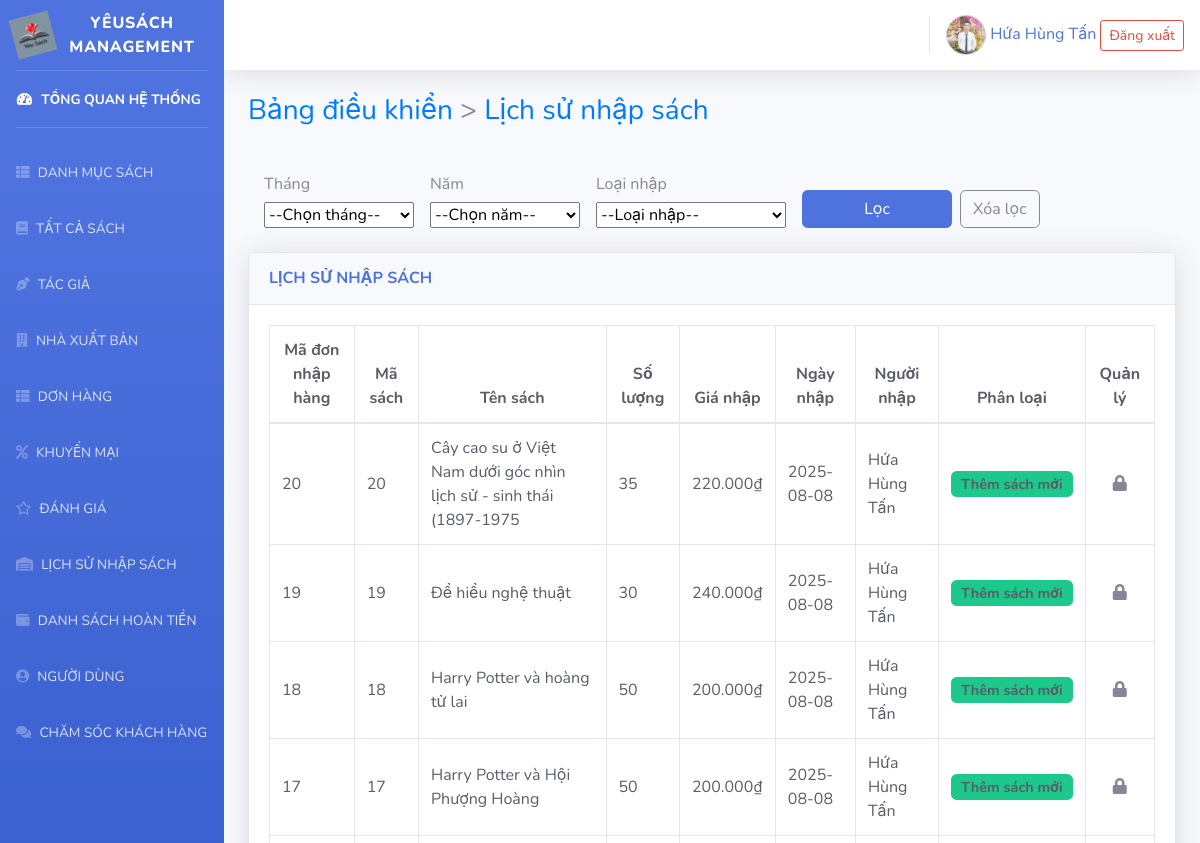
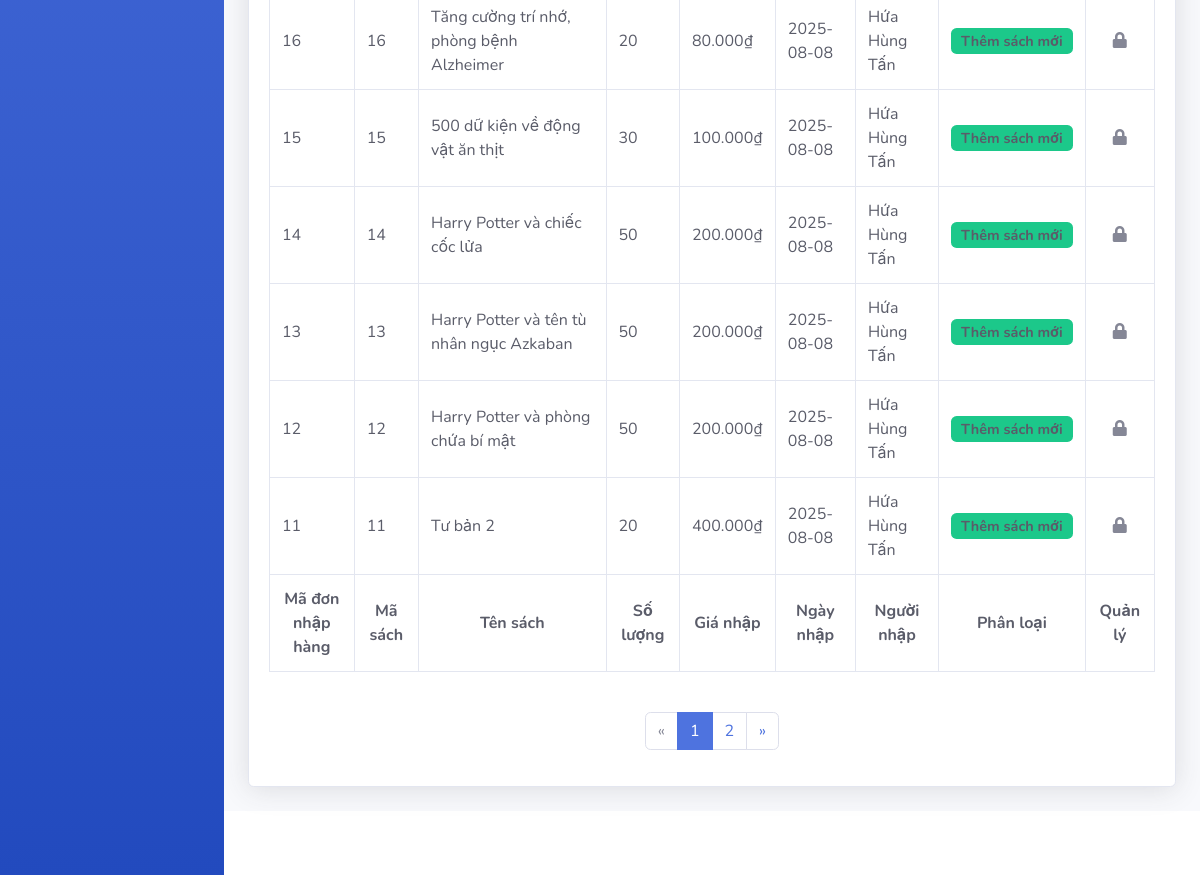
/bookshop/admin/listnhapkho.php (signed in), run on an earlier commit of the app's database (2 pictures, top to bottom).
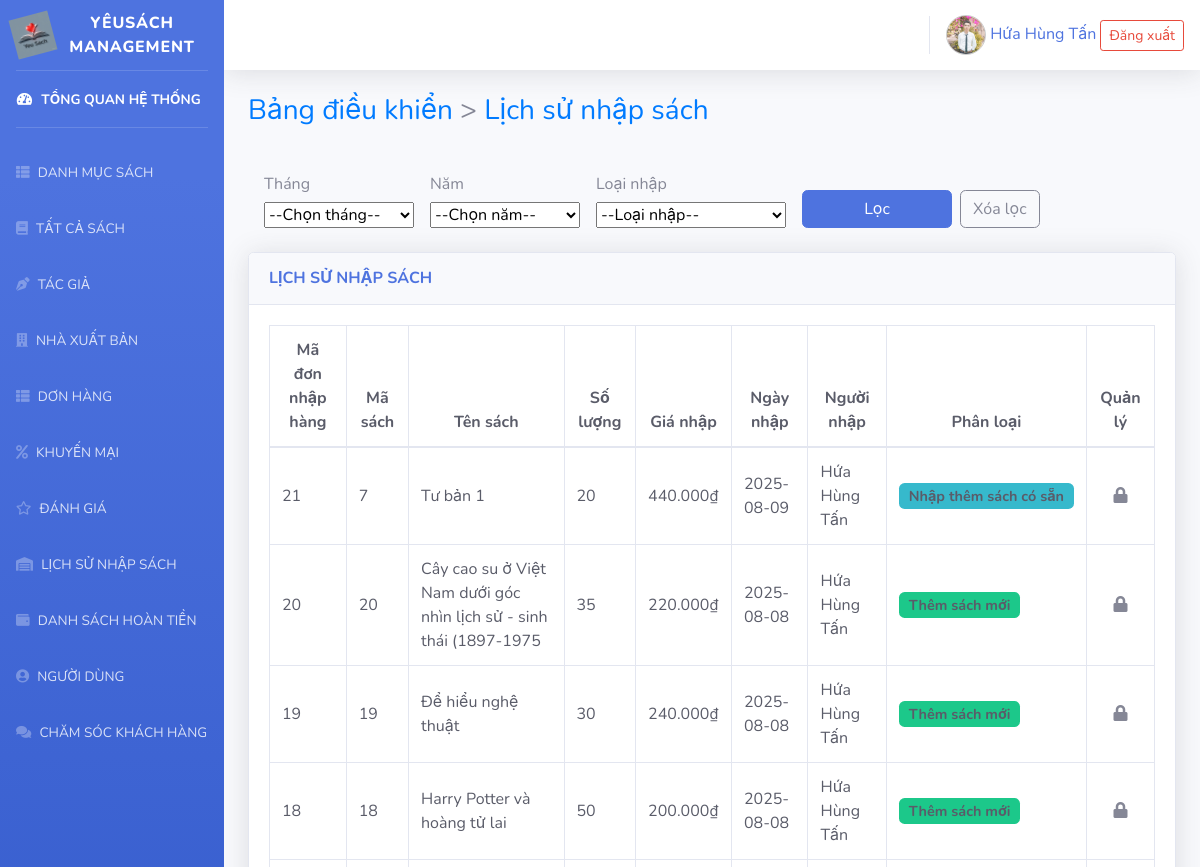
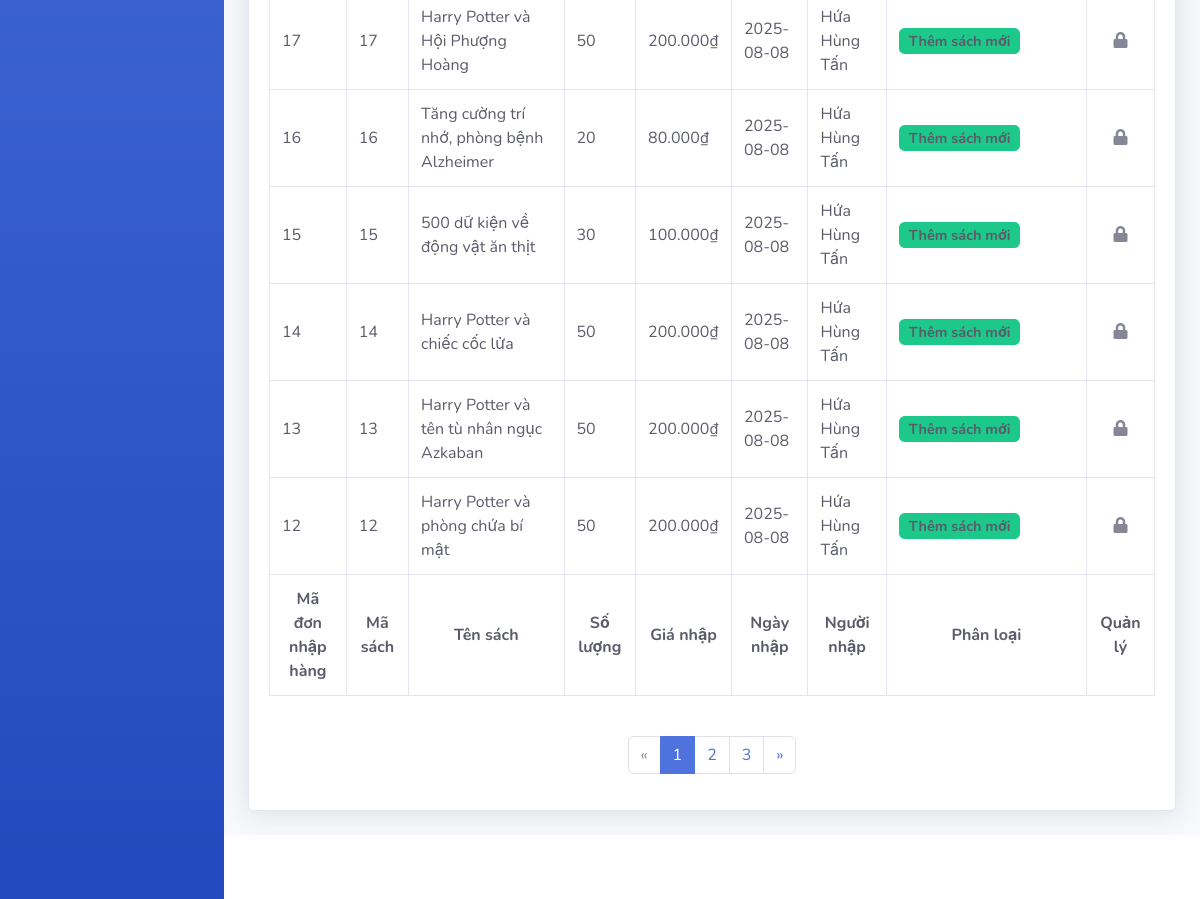
And on a later commit of the database (2 pictures, top to bottom).
### tables this page shows
CREATE TABLE `added_book` (
  `added_id` int(11) NOT NULL,
  `book_id` int(11) DEFAULT NULL,
  `price_in` decimal(10,2) DEFAULT NULL,
  `quantity` int(11) DEFAULT NULL,
  `type` enum('Thêm sách mới','Nhập thêm sách có sẵn') DEFAULT NULL,
  `added_by` int(11) DEFAULT 1,
  `added_date` date DEFAULT NULL
);

CREATE TABLE `books` (
  `book_id` int(11) NOT NULL,
  `name` varchar(255) NOT NULL,
  `description` text DEFAULT NULL,
  `price_in` decimal(10,2) DEFAULT NULL,
  `price_out` decimal(10,2) DEFAULT NULL,
  `price_discount` decimal(10,2) DEFAULT NULL,
  `quantity` int(11) DEFAULT 0,
  `sold` int(11) DEFAULT 0,
  `category_id` int(11) DEFAULT NULL,
  `publisher_id` int(11) DEFAULT NULL,
  `author_id` int(11) DEFAULT NULL,
  `rating` decimal(2,1) DEFAULT 3.0,
  `is_discounted` tinyint(1) DEFAULT 0,
  `created_at` timestamp NOT NULL DEFAULT current_timestamp(),
  `updated_at` timestamp NOT NULL DEFAULT current_timestamp() ON UPDATE current_timestamp(),
  `is_deleted` tinyint(1) DEFAULT 0
);

CREATE TABLE `users` (
  `user_id` int(11) NOT NULL,
  `email` varchar(100) NOT NULL,
  `password` varchar(255) NOT NULL,
  `role` enum('admin','customer') DEFAULT 'customer',
  `name` varchar(100) DEFAULT NULL,
  `avt` varchar(255) DEFAULT 'data_image/avatar/default.jpg',
  `phone` varchar(20) DEFAULT NULL,
  `address` text DEFAULT NULL,
  `created_at` timestamp NOT NULL DEFAULT current_timestamp(),
  `updated_at` timestamp NOT NULL DEFAULT current_timestamp() ON UPDATE current_timestamp(),
  `reset_token` varchar(255) DEFAULT NULL,
  `reset_token_expiry` datetime DEFAULT NULL,
  `is_deleted` tinyint(1) DEFAULT 0
);

### bookshop/admin/listnhapkho.php (the view, shortened to what the changed rows need)
<?php
require('includes/header.php');
require('../database/conn.php');
$page  = isset($_GET['page']) ? max(1, intval($_GET['page'])) : 1;
$limit = 10;
$offset = ($page - 1) * $limit;
$count_sql = "SELECT COUNT(*) AS total
              FROM added_book ab
              JOIN books b ON ab.book_id = b.book_id
              JOIN users u ON ab.added_by = u.user_id";
$count_result = mysqli_query($conn, $count_sql);
$total = mysqli_fetch_assoc($count_result)['total'];
$total_pages = ceil($total / $limit);
$sql_str = "SELECT ab.*, b.name AS book_name, u.name AS added_by_name
            FROM added_book ab
            JOIN books b ON ab.book_id = b.book_id
            JOIN users u ON ab.added_by = u.user_id";
$sql_str .= " ORDER BY ab.added_id desc LIMIT $limit OFFSET $offset";
$result = mysqli_query($conn, $sql_str);
?>
<div>
  <br>
  <div class="card shadow mb-4">
    <div class="card-body">
      <div class="table-responsive">
        <table class="table table-bordered text-dark fw-normal" id="dataTable" width="100%" cellspacing="0">
          <thead>
            <tr class="text-center">
              <th>Mã đơn nhập hàng</th>
              <th>Mã sách</th>
              <th>Tên sách</th>
              <th>Số lượng</th>
              <th>Giá nhập</th>
              <th>Ngày nhập</th>
              <th>Người nhập</th>
              <th>Phân loại</th>
              <th>Quản lý</th>
            </tr>
          </thead>
          <tfoot>
            <tr class="text-center">
              <th>Mã đơn nhập hàng</th>
              <th>Mã sách</th>
              <th>Tên sách</th>
              <th>Số lượng</th>
              <th>Giá nhập</th>
              <th>Ngày nhập</th>
              <th>Người nhập</th>
              <th>Phân loại</th>
              <th>Quản lý</th>
            </tr>
          </tfoot>
          <tbody>
            <?php while ($row = mysqli_fetch_assoc($result)): ?>
              <tr>
                <td><?= $row['added_id'] ?></td>
                <td><?= $row['book_id'] ?></td>
                <td><?= $row['book_name'] ?></td>
                <td><?= $row['quantity'] ?></td>
                <td><?= number_format($row['price_in'], 0, ',', '.') ?>₫</td>
                <td><?= $row['added_date'] ?></td>
                <td><?= $row['added_by_name'] ?></td>
                <td>
                  <?php if ($row['type'] === 'Thêm sách mới'): ?>
                    <span class="badge bg-success"><?= $row['type'] ?></span>
                  <?php else: ?>
                    <span class="badge bg-info text-dark"><?= $row['type'] ?></span>
                  <?php endif; ?>
                </td>
                <td class="text-center">
                  <i class="fas fa-lock text-secondary me-2" title="Readonly"></i>
                </td>
              </tr>
            <?php endwhile; ?>
          </tbody>
        </table>
      </div>
        <nav aria-label="Page navigation">
            <ul class="pagination justify-content-center mt-4">
                <?php for ($p = 1; $p <= $total_pages; $p++): ?>
                <li class="page-item <?= ($p == $page) ? 'active' : '' ?>">
                    <a class="page-link"
                    href="?<?= http_build_query(array_merge($_GET, ['page' => $p])) ?>">
                    <?= $p ?>
                    </a>
                </li>
                <?php endfor; ?>
            </ul>
        </nav>
    </div>
  </div>
</div>
<?php require("includes/footer.php"); ?>

What changed in the data, as far as the page shows it:
no longer on this page (row unchanged): added_book: added_id "11", book "11", book.name "Tư bản 2", quantity "20", price_in "400.000", added_date "2025-08-08", added_by.name "Hứa Hùng Tấn", type "Thêm sách mới"
added added_book: added_id "21", book "7", book.name "Tư bản 1", quantity "20", price_in "440.000", added_date "2025-08-09", added_by.name "Hứa Hùng Tấn", type "Nhập thêm sách có sẵn"
Also different on the page:
new list line: "3"
